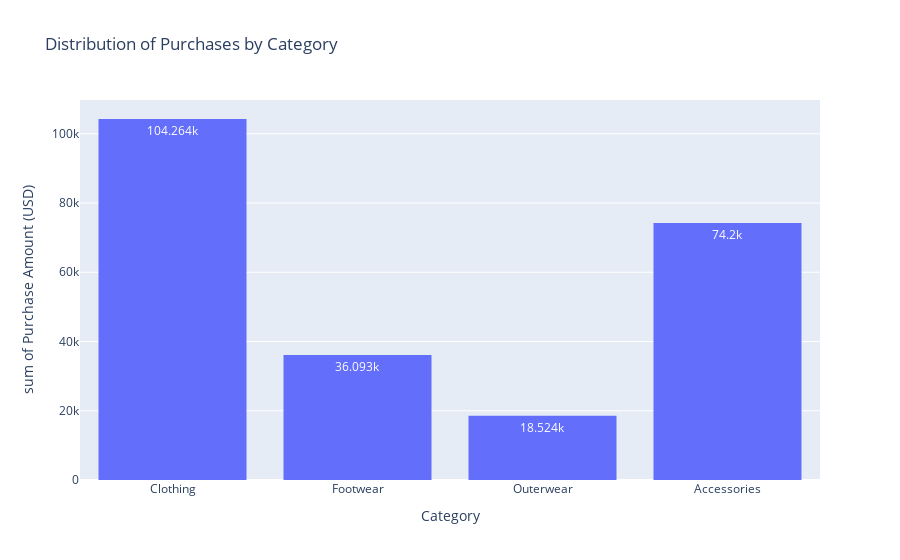

Notebook code for this chart:
### Markdown cell above
# What is the category that make profits

### Code cell
px.histogram(data_frame=df,x='Category',y='Purchase Amount (USD)',title="Distribution of Purchases by Category",text_auto=True)

### Figure 1 — Plotly figure (JSON) as saved in the notebook; plotly's stock layout.template omitted (floating-point values rounded to 4 significant figures; data arrays with more than 128 entries replaced by an {"elided": "..."} marker saying what was removed)
{"data": [{"bingroup": "x", "histfunc": "sum", "hovertemplate": "Category=%{x}<br>sum of Purchase Amount (USD)=%{y}<extra></extra>", "legendgroup": "", "marker": {"color": "#636efa", "pattern": {"shape": ""}}, "name": "", "orientation": "v", "showlegend": false, "texttemplate": "%{value}", "type": "histogram", "x": {"elided": "3900 str values"}, "xaxis": "x", "y": {"elided": "3900 int values"}, "yaxis": "y"}], "layout": {"autosize": true, "barmode": "relative", "legend": {"tracegroupgap": 0}, "title": {"text": "Distribution of Purchases by Category"}, "xaxis": {"anchor": "y", "autorange": true, "domain": [0, 1], "range": [-0.5, 3.5], "title": {"text": "Category"}, "type": "category"}, "yaxis": {"anchor": "x", "autorange": true, "domain": [0, 1], "range": [0, 109800.0], "title": {"text": "sum of Purchase Amount (USD)"}, "type": "linear"}}}
